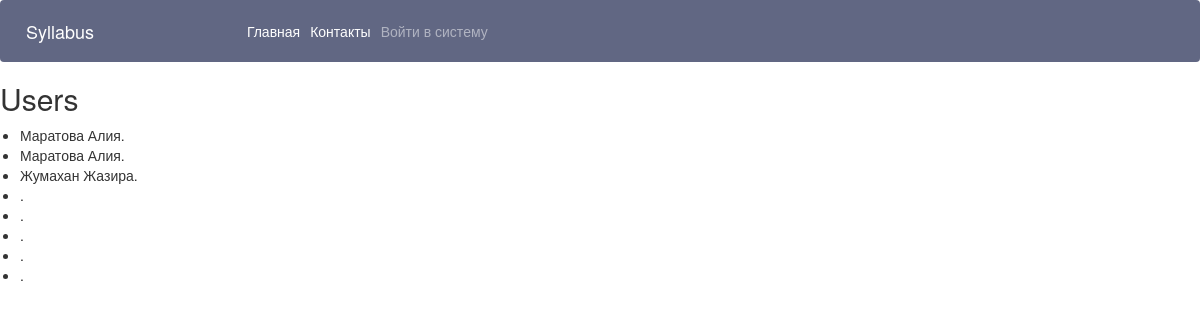
The app's page /users/, older data.
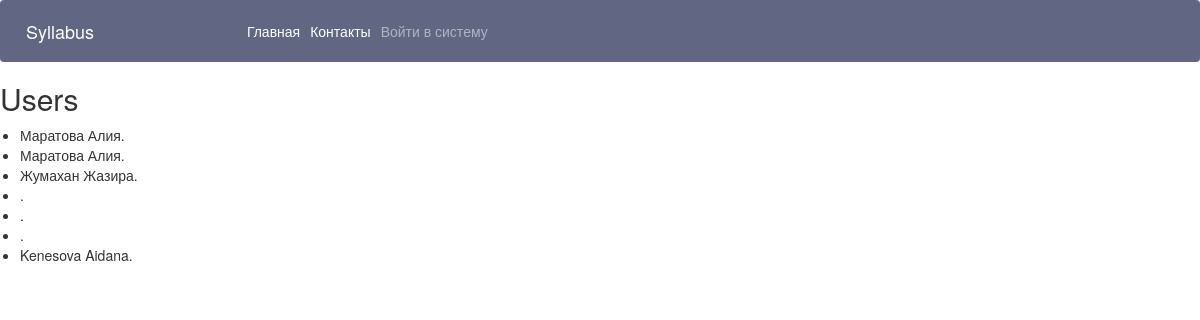
The same page, newer data.
### syllabuses/models.py (models this page shows, shortened)
class CustomUser(AbstractUser):
    email = models.EmailField('Эл. Почта', max_length=255)
    prof = models.CharField('Должность', max_length=255)
    groups = models.ManyToManyField(
        'auth.Group',
        verbose_name=_('groups'),
        blank=True,
        related_name='customuser_set',
        related_query_name='user',
    )
    user_permissions = models.ManyToManyField(
        'auth.Permission',
        verbose_name=_('user permissions'),
        blank=True,
        related_name='customuser_set',
        related_query_name='user',
    )
    def get_full_name(self):
        return f"{self.last_name} {self.first_name}."
    class Meta:
        verbose_name = 'Преподаватель'

### syllabuses/views.py (the view, shortened to what this page needs)
# urls.py: path('users/', CustomUserView.as_view(), name='user_list'),
class CustomUserView(View):
    def get(self, request):
        users = CustomUser.objects.all()
        return render(request, 'syllabuses/user_list.html', {'users': users})

### syllabuses/templates/syllabuses/user_list.html
{% extends 'syllabuses/base.html' %}
{% block content %}
  <h2>Users</h2>
  <ul>
    {% for user in users %}
      <li>{{ user.get_full_name }}</li>
    {% empty %}
      <li>No users found.</li>
    {% endfor %}
  </ul>
{% endblock %}

Row changes from the older to the newer data that the page shows:
removed CustomUser: get_full_name "."
removed CustomUser: get_full_name "."
added CustomUser: get_full_name "Kenesova Aidana."
